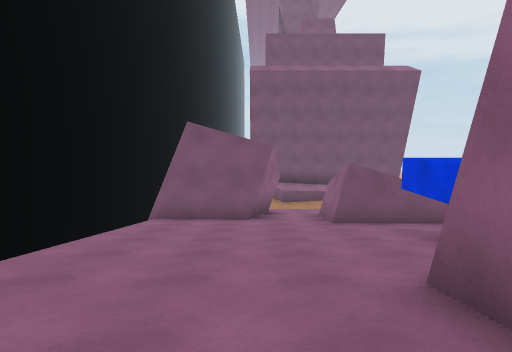
[1] (above)

23 first-person views from a walk through a Unity game level. The camera is 1.3 m above the floor, tilts 6° down and sees 75° across. The floor is counted in squares, 2 m on a side. Each view is taken from the middle of a square. On the plan, view 1 faces up. The plan holds only what a view shows up to about 10 squares ahead; the rest is blank. The place goes on beyond the plan.

[2]
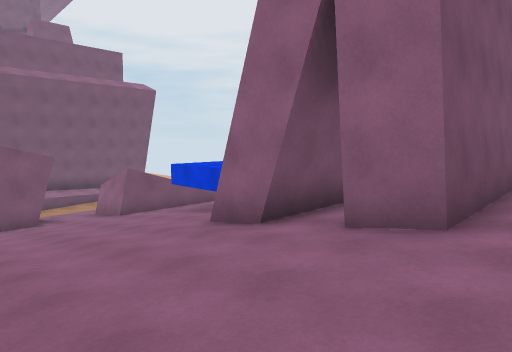

[3]
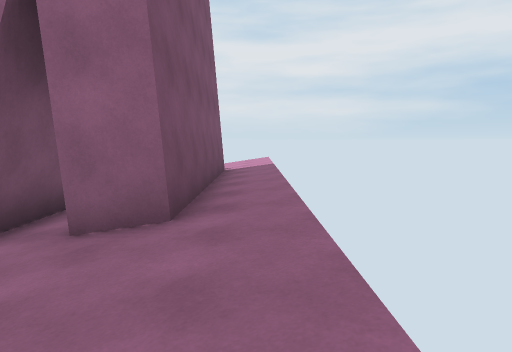

[4]
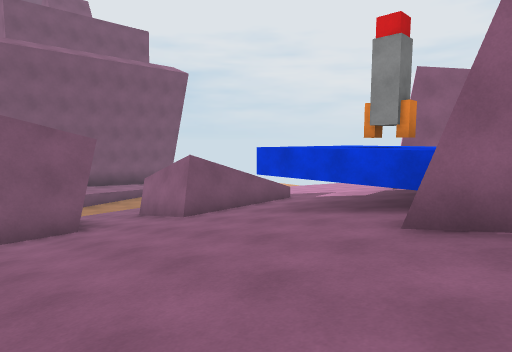

[5]
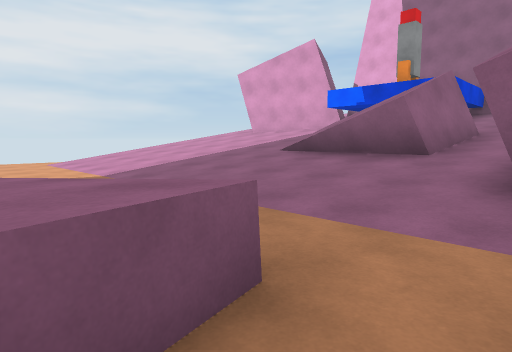

[6]
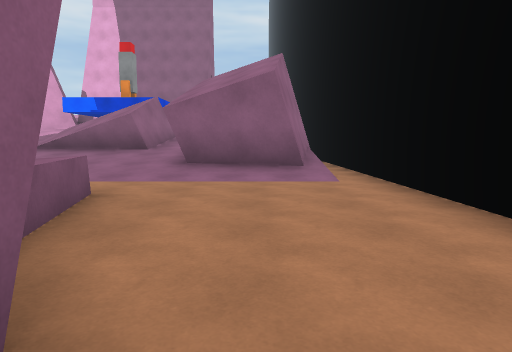

[7]
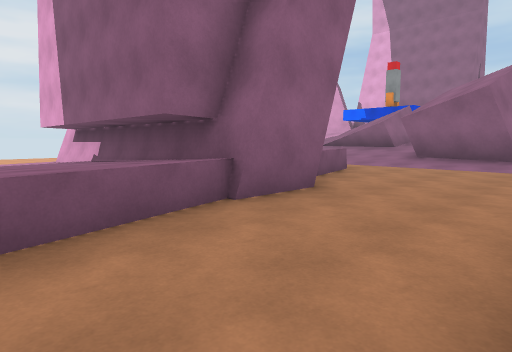

[8]
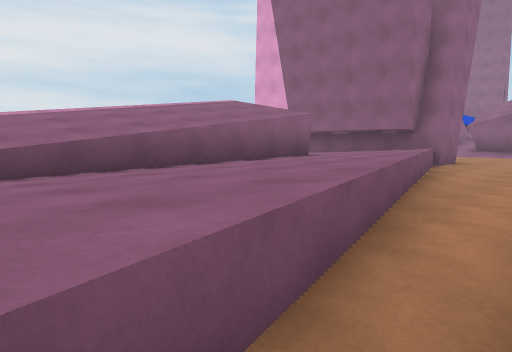

[9]
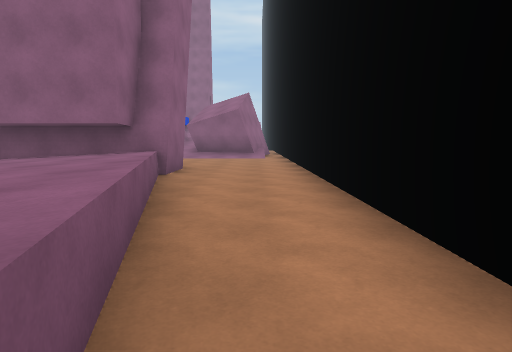

[10]
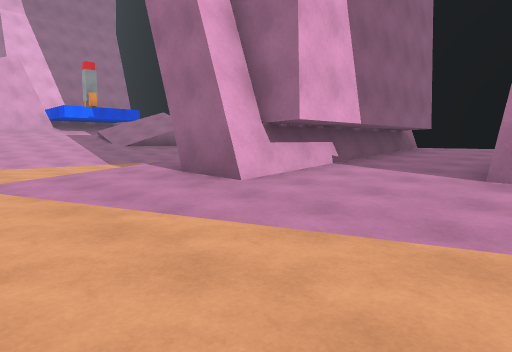

[11]
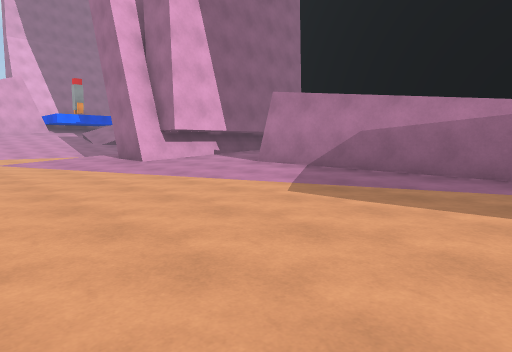

[12]
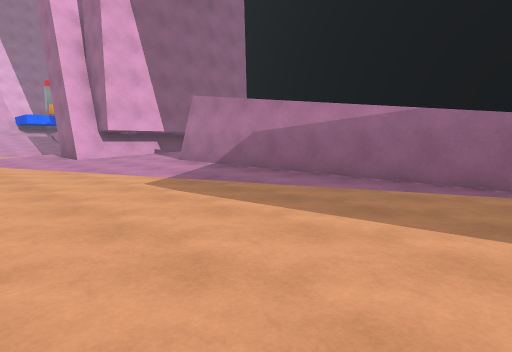

[13]
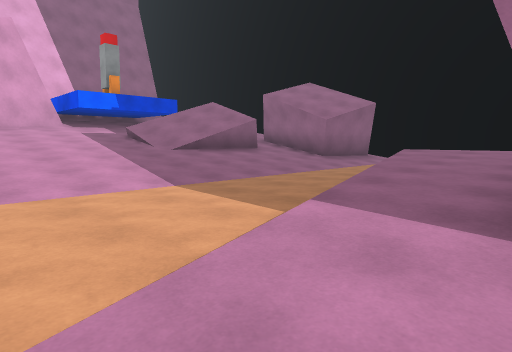

[14]
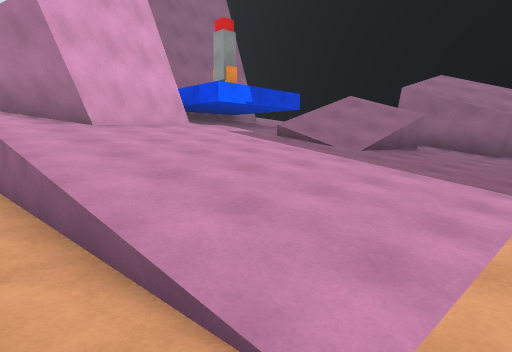

[15]
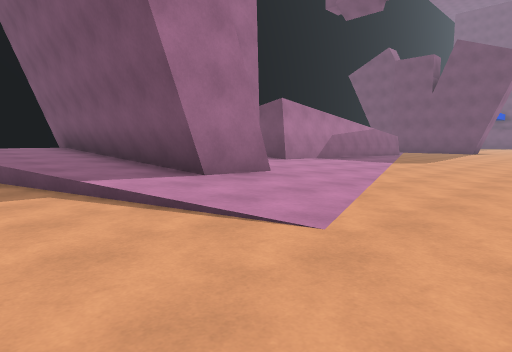

[16]
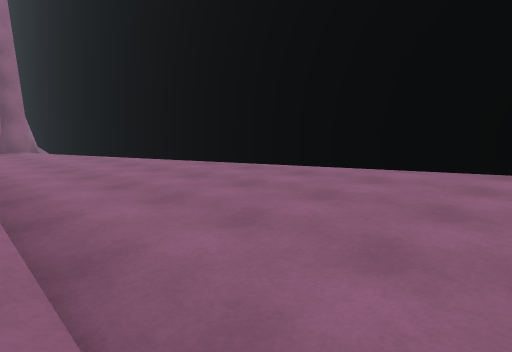

[17]
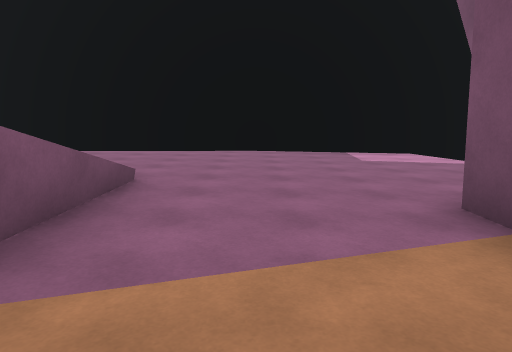

[18]
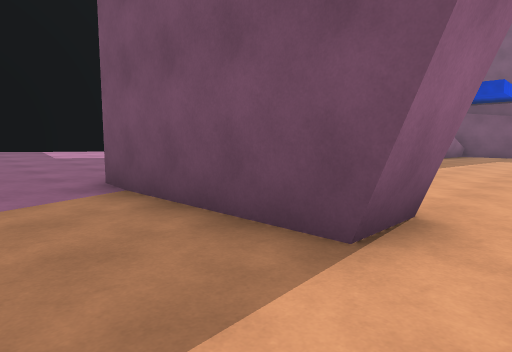

[19]
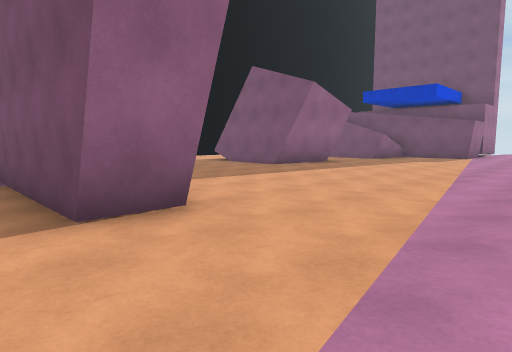

[20]
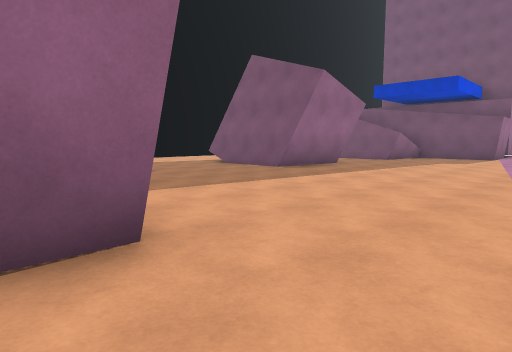

[21]
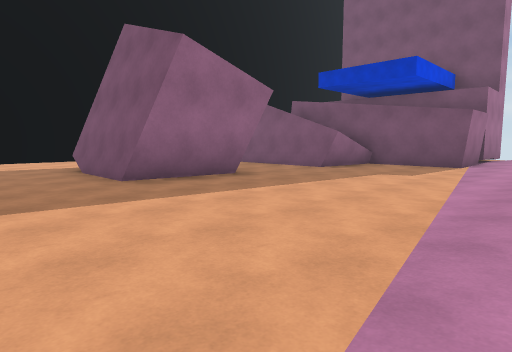

[22]
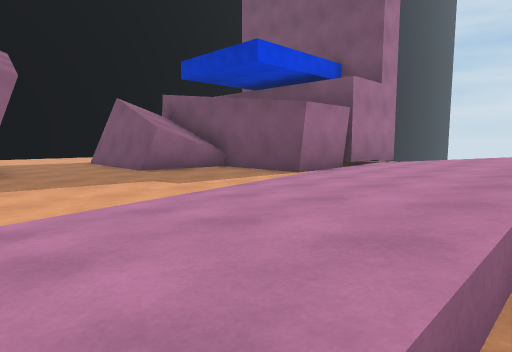

[23]
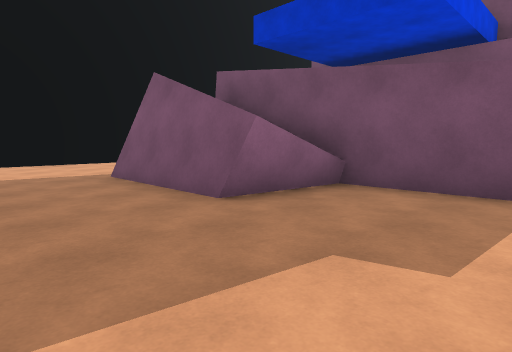

### Floor plan
Key: @ floor where view 1 was taken; # wall or solid block; . main floor; : floor 0.25 m higher than the main floor; + floor 0.5 m higher than the main floor; * floor 0.75 m higher than the main floor; / step, stairs or slope; = window, fence, low wall or low ledge; ^ raised ledge; v drop or lower ground.
Columns run from 4 left of view 1 to 11 right of it. Each row starts with its distance up from view 1.
 50           #
 49           #///
 48           #.///
 47           #.///
 46        ####.///
 45 #..    #^...///
 44 #....####...////
 43 #............///
 42 #............///
 41         #....///
 40        ##....///
 39   ...###...../
 38 #............/
 37 #  ...........
 36 #    .........
 35 #      .......:
 34 #+++:    .....:
 33 #*++::.    #...
 32 #*++:::#####...
 31 #*+++::........
 30 #**++:::.....
 29 ##*++:::..
 28 #.*+++///......
 27 #.**++/  ......
 26 #./*++////......
 25 #.=*++///#......
 24 #./**+///v......
 23 #..**+///v......
 22 #../*+///v......
 21 #..=**///#:....
 20 #../**//+::....
 19 #...**+++::....
 18 #.../######:...
 17 #...#######:....
 16 #...#######:....
 15 #....***++:::...
 14 #..../**+//.....
 13 #....=/.........
 12 #...............
 11 #./////////////.
 10 #.###//////////.
  9 #.###/##///////.
  8 #.###/#////////.
  7 # ////#////////
  6 # /////////////
  5 # /////###//##/
  4   /////#######/
  3   /////##    #
  2   ////##
  1   ////##
  0   //@/##
 -1   ////#####//
 -2   ///////////

Positions as (right, up) in squares from view 1, and headings:
1: (0, 0), facing up
2: (-2, -2), facing up-right
3: (-2, -2), facing right
4: (-2, 1), facing up-right
5: (0, 14), facing down-right
6: (-1, 17), facing down
7: (-3, 20), facing down-right
8: (-3, 27), facing down-right
9: (-2, 24), facing down
10: (10, 21), facing down-left
11: (11, 26), facing down-left
12: (10, 28), facing down-left
13: (9, 16), facing down-left
14: (11, 12), facing down-left
15: (11, 13), facing up-left
16: (2, 29), facing down-left
17: (6, 30), facing left
18: (8, 30), facing up-left
19: (10, 31), facing up-left
20: (9, 32), facing up-left
21: (9, 36), facing up-left
22: (11, 40), facing up-left
23: (7, 41), facing up-left
